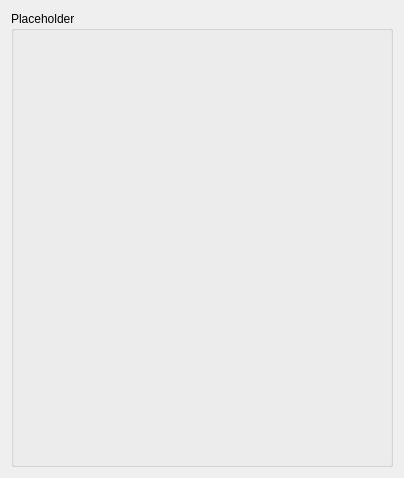
<?xml version="1.0" encoding="UTF-8"?>
<ui version="4.0">
 <class>Dialog</class>
 <widget class="QDialog" name="Dialog">
  <property name="geometry">
   <rect>
    <x>0</x>
    <y>0</y>
    <width>404</width>
    <height>478</height>
   </rect>
  </property>
  <property name="windowTitle">
   <string>Dialog</string>
  </property>
  <layout class="QVBoxLayout" name="verticalLayout">
   <item>
    <widget class="QGroupBox" name="groupBox">
     <property name="title">
      <string>Placeholder</string>
     </property>
    </widget>
   </item>
  </layout>
 </widget>
 <resources/>
 <connections/>
</ui>
